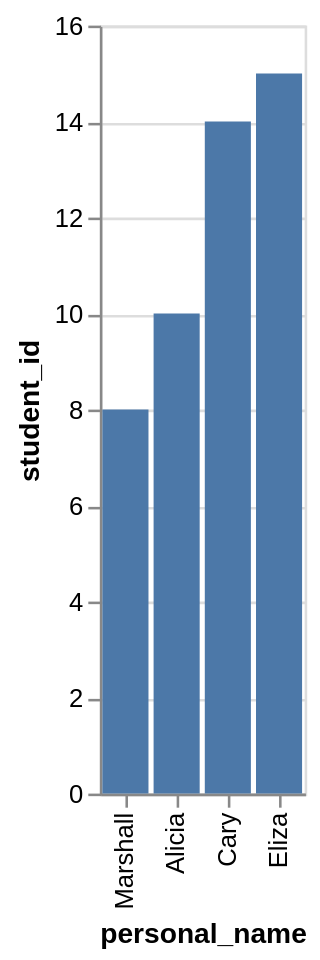

Write a Vega-Lite specification for this figure.
### Vega-Lite specification from a JSON file in a GitHub repository (floating-point values rounded to 4 significant figures)
{"data": {"values": [{"x_data": "Marshall", "y_data": 8}, {"x_data": "Alicia", "y_data": 10}, {"x_data": "Cary", "y_data": 14}, {"x_data": "Eliza", "y_data": 15}]}, "mark": "bar", "encoding": {"x": {"field": "x_data", "type": "nominal", "title": "personal_name", "sort": {"op": "sum", "field": "y_data", "order": "ascending"}}, "y": {"field": "y_data", "type": "quantitative", "title": "student_id"}}}
